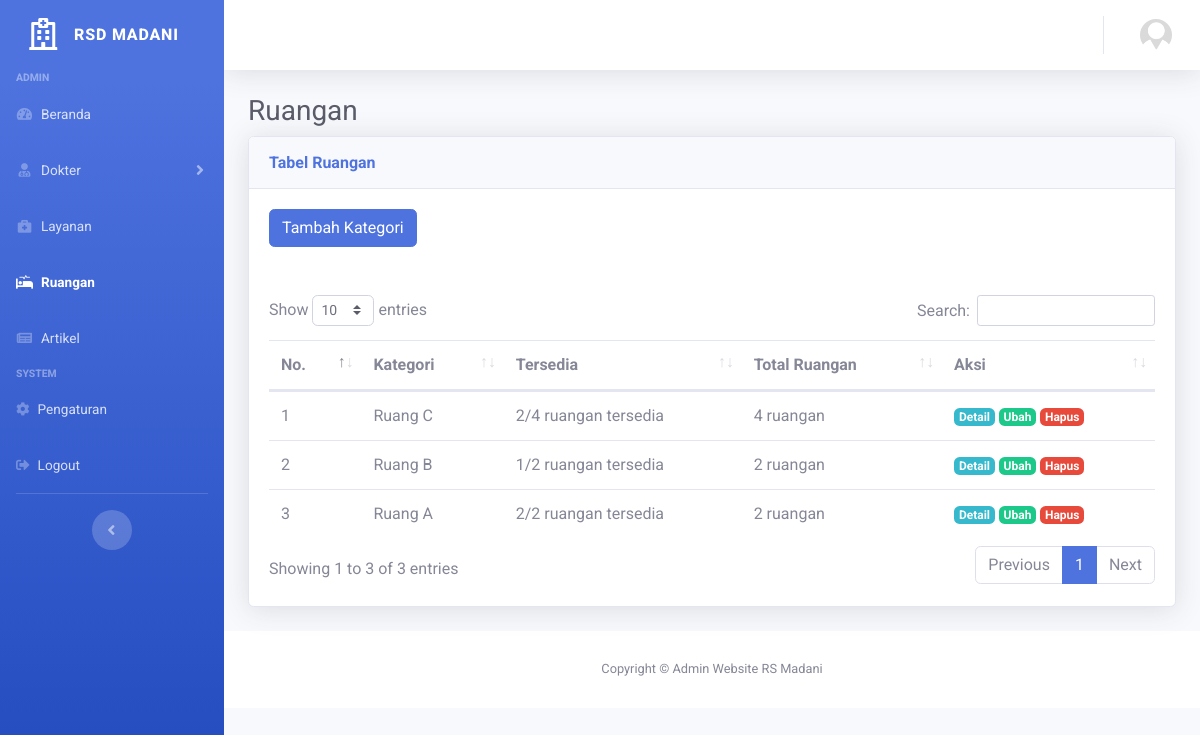
/index.php/admin/ruangan, run on the app's committed database.
### tables this page shows
CREATE TABLE `ruangan` (
  `id` int(11) NOT NULL,
  `ktruangan` varchar(64) NOT NULL,
  `exist` int(1) NOT NULL,
  `modified_at` timestamp NOT NULL DEFAULT CURRENT_TIMESTAMP ON UPDATE CURRENT_TIMESTAMP
);

### application/controllers/admin/Ruangan.php (called while the page is built, shortened)
<?php
class Ruangan extends CI_Controller
{
  public function __construct()
  {
    $this->load->model('md_ruangan', 'mr');
  }
  public function index()
  {
    $data['title'] = 'Ruangan';
    $data['user'] = $this->db->get_where('user', ['email' => $this->session->userdata('email')])->row_array();
    $data['ruangan'] = $this->mr->get();
    $this->load->view('admin/templates/header', $data);
    $this->load->view('admin/templates/sidebar', $data);
    $this->load->view('admin/templates/topbar', $data);
    $this->load->view('admin/ruangan/index', $data);
    $this->load->view('admin/templates/footer');
  }
}

### index.php (called while the page is built, shortened)
<?php
require_once BASEPATH.'core/CodeIgniter.php';

### application/models/Md_ruangan.php (called while the page is built, shortened)
<?php
class Md_ruangan extends CI_Model
{
  public function get()
  {
    return $this->db->get('ruangan')->result();
  }
}

### application/views/admin/ruangan/index.php (the view, shortened to what this page needs)
<div id="content">
  <div class="container-fluid">
    <h1 class="h3 mb-2 text-gray-800"><?= $title ?></h1>
    <div class="card shadow mb-4">
      <div class="card-header py-3">
        <h6 class="m-0 font-weight-bold text-primary">Tabel Ruangan</h6>
      </div>
      <div class="card-body">
        <button class="btn btn-primary" data-toggle="modal" data-target="#tambahruangan">Tambah Kategori</button>
        <div class="table-responsive">
          <br />
          <br />
          <table class="table table-hover" id="dataTable">
            <thead>
              <th>No. </th>
              <th>Kategori</th>
              <th>Tersedia</th>
              <th>Total Ruangan</th>
              <th>Aksi</th>
            </thead>
            <tbody>
              <?php $no = 1; foreach ($ruangan as $r): ?>
              <tr>
                <td><?= $no++ ?></td>
                <td><?= $r->ktruangan ?></td>
                <td>
                  <?php
                  $active = $this->db->get_where('dtl_ruangan', ['id_kategori' => $r->id, 'is_active' => 1])->result();
                  $total = $this->db->get_where('dtl_ruangan', ['id_kategori' => $r->id])->result();
                  echo count($active).'/'. count($total). ' ruangan tersedia';
                  ?>
                </td>
                <td>
                  <?php
                  echo count($total). ' ruangan';
                  ?>
                </td>
                <td>
                  <a href="<?= base_url('admin/ruangan/detail/'. $r->id) ?>" class="badge badge-info">Detail</a>
                  <a href="<?= base_url('admin/ruangan/edit/'. $r->id) ?>" class="badge badge-success">Ubah</a>
                  <a href="<?= base_url('admin/ruangan/delete/'. $r->id) ?>" class="badge badge-danger" onclick="return confirm('Lanjutkan menghapus?')">Hapus</a>
                </td>
              </tr>
              <?php endforeach; ?>
            </tbody>
          </table>
        </div>
      </div>
    </div>
  </div>
</div>

### assets/css/rs.css (style rules this page uses)
* { box-sizing: border-box; margin: 0; padding: 0; font-family: "Roboto", sans-serif; }

### data on the page
ruangan: ktruangan "Ruang C", count($active) "2", count($total) "4"
ruangan: ktruangan "Ruang B", count($active) "1", count($total) "2"
ruangan: ktruangan "Ruang A", count($active) "2", count($total) "2"

### other printed values
$title "Ruangan"
